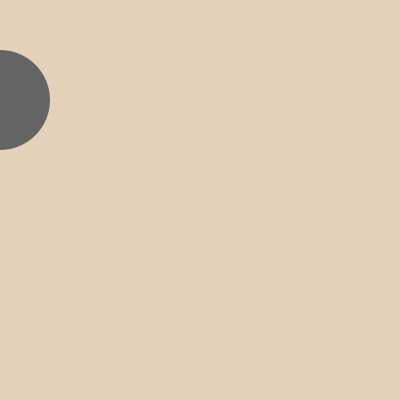
Frame 1 (no input)
Frame 60 (the mouse pressed at the canvas centre just before this capture): identical to frame 1, image omitted
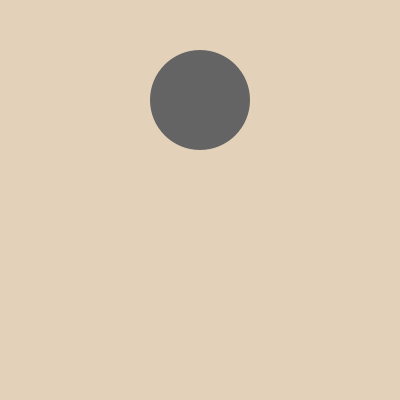
Frame 120 (the mouse held since frame 60 and released just before this capture)

The Processing sketch that drew these frames (run headless with seeded random() and noise(); from frame 60 on, the mouse is pressed at the canvas centre):

// Processing sketch: processing_113828
// ── processing_113828.pde

int diameter = 100;

void setup() {
  size(400, 400);
}

void draw() {
  background(227, 209, 185);
  noStroke();
  fill(diameter, diameter, diameter);
  ellipse(mouseX, 100, diameter, diameter);
}
